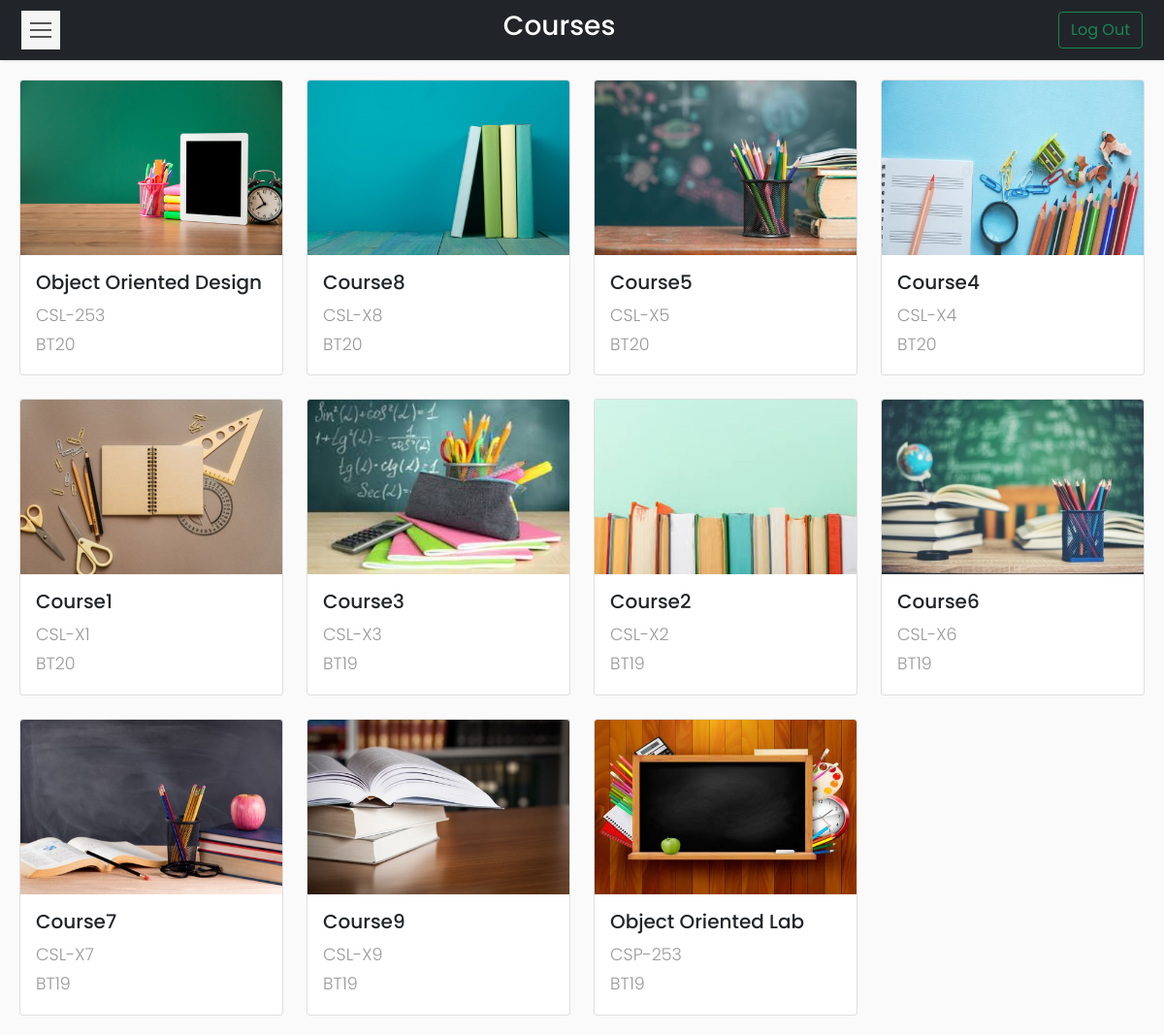
Screenshot of /Codes/dashboard.php (signed in) with the database file from the repository.
### tables this page shows
CREATE TABLE `courses` (
  `id` int(11) NOT NULL,
  `course_name` varchar(50) NOT NULL,
  `course_code` varchar(20) NOT NULL,
  `semester` varchar(10) NOT NULL,
  `batch` varchar(20) NOT NULL
);

### Codes/dashboard.php (the view, shortened to what this page needs)
<?php
if (isset($_SESSION['id'])) {
    require_once __DIR__ . '\connection\connect.php';
    $id = $_SESSION['id'];
?>
    <!DOCTYPE html>
    <html>
    <head>
        <link rel="stylesheet" href="css/bootstrap.min.css" />
        <link rel="stylesheet" href="css/custom.css" />
    </head>
    <body>
        <nav class="navbar navbar-light bg-dark">
            <div class="container-fluid">
                <button type="button" id="sidebarCollapse" class="navbar-btn">
                    <span></span>
                    <span></span>
                    <span></span>
                </button>
                <span class="text-white h3">Courses</span>
                <form class="d-flex">
                    <a href="logout.php">
                        <button class="btn btn-outline-success" type="button">Log Out</button>
                    </a>
                </form>
            </div>
        </nav>
        <div class="wrapper">
            <div id="content">
                <div class="row row-cols-1 row-cols-md-4 g-4">
                    <?php
                    $sql = "SELECT course_name,course_code,batch FROM courses WHERE id=$id ORDER BY batch DESC";
                    $result = $conn->query($sql);
                    $i=1;
                    while ($row = $result->fetch_assoc()) {
                    ?>
                        <a href="coursetable.php?course=<?php echo $row['course_code']; ?>">
                            <div class="col">
                                <div class="card h-100">
                                    <img src="images/img<?php echo $i ?>.jpg" class="card-img-top" alt="img">
                                    <div class="card-body">
                                        <h5 class="card-title"><?php echo $row['course_name'] ?></h5>
                                        <p class="card-text"><?php echo $row['course_code'] ?><br><?php echo $row['batch'] ?></p>
                                    </div>
                                </div>
                            </div>
                        </a>
                    <?php
                    if($i==11)
                    {
                        $i=0;
                    } $i++; } ?>
                </div>
            </div>
        </div>
    <?php
} else {
    header('Location: index.php?error=INVALID USER');
    exit();
}
    ?>
    </body>
    </html>

### Codes/css/custom.css (style rules this page uses)
body { font-family: 'Poppins', sans-serif; background: #fafafa; }
p { font-family: 'Poppins', sans-serif; font-size: 1.1em; font-weight: 300; line-height: 1.7em; color: #999; }
a, a:hover, a:focus { color: inherit; text-decoration: none; transition: all 0.3s; }
.navbar { padding: 10px 10px; background: #fff; border: none; border-radius: 5; margin-bottom: 0px; box-shadow: 1px 1px 3px rgba(0, 0, 0, 0.1); }
.navbar-btn { box-shadow: none; outline: none !important; border: none; }
.wrapper { display: flex; width: 100%; align-items: stretch; perspective: 1500px; }
#content { width: 100%; padding: 20px; min-height: 100vh; transition: all 0.3s; }
#sidebarCollapse { width: 40px; height: 40px; background: #f5f5f5; cursor: pointer; }
#sidebarCollapse span { width: 80%; height: 2px; margin: 0 auto; display: block; background: #555; transition: all 0.8s cubic-bezier(0.810, -0.330, 0.345, 1.375); transition-delay: 0.2s; }
#sidebarCollapse span:first-of-type { transform: rotate(45deg) translate(2px, 2px); }
#sidebarCollapse span:nth-of-type(2) { opacity: 0; }
#sidebarCollapse span:last-of-type { transform: rotate(-45deg) translate(1px, -1px); }
@media (max-width: 10000px) { #sidebarCollapse span:first-of-type, #sidebarCollapse span:nth-of-type(2), #sidebarCollapse span:last-of-type { transform: none; opacity: 1; margin: 5px auto; } }

### rows the page displays
courses: shows a picture, course_name "Object Oriented Design", course_code "CSL-253", batch "BT20"
courses: shows a picture, course_name "Course8", course_code "CSL-X8", batch "BT20"
courses: shows a picture, course_name "Course5", course_code "CSL-X5", batch "BT20"
courses: shows a picture, course_name "Course4", course_code "CSL-X4", batch "BT20"
courses: shows a picture, course_name "Course1", course_code "CSL-X1", batch "BT20"
courses: shows a picture, course_name "Course3", course_code "CSL-X3", batch "BT19"
courses: shows a picture, course_name "Course2", course_code "CSL-X2", batch "BT19"
courses: shows a picture, course_name "Course6", course_code "CSL-X6", batch "BT19"
courses: shows a picture, course_name "Course7", course_code "CSL-X7", batch "BT19"
courses: shows a picture, course_name "Course9", course_code "CSL-X9", batch "BT19"
courses: shows a picture, course_name "Object Oriented Lab", course_code "CSP-253", batch "BT19"
